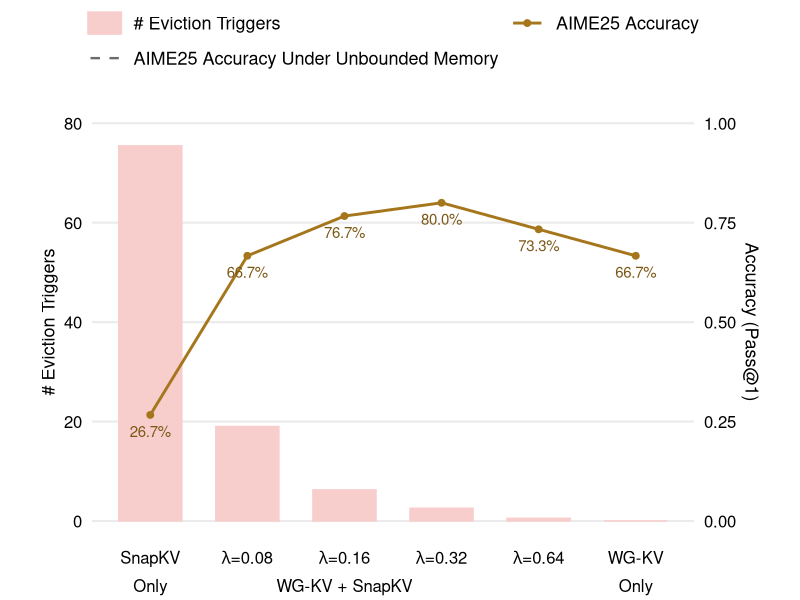

Recreate this plot in R.
library(tidyverse)

label_map <- c(
  "Off" = "atop('SnapKV','Only')",
  "0.08" = "lambda*'='*0.08",
  "0.16" = "atop(lambda*'='*0.16,'WG-KV + SnapKV')",
  "0.32" = "lambda*'='*0.32",
  "0.64" = "lambda*'='*0.64",
  "1.28" = "atop('WG-KV','Only')"
)

baseline_accuracy <- read_csv("data/snapkv_no.csv") %>%
  filter(lambda == "Off") %>%
  pull(accuracy) %>%
  first()

left_breaks <- seq(0, 80, 20)
scale_factor <- max(left_breaks)

data <- read_csv("data/snapkv_4096.csv") %>%
  mutate(
    label = factor(lambda, levels = names(label_map), labels = unname(label_map)),
    accuracy_scaled = accuracy * scale_factor,
    accuracy_label = scales::percent(accuracy, accuracy = 0.1)
  )

plot <- ggplot(data, aes(x = label)) +
  geom_col(
    aes(y = num_evict, color = "# Eviction Triggers"),
    width = 0.65,
    fill = "#f8cecc"
  ) +
  geom_hline(
    aes(
      yintercept = baseline_accuracy * scale_factor,
      color = "AIME25 Accuracy Under Unbounded Memory"
    ),
    linewidth = 0.8,
    linetype = "dashed"
  ) +
  geom_line(
    aes(y = accuracy_scaled, color = "AIME25 Accuracy", group = 1),
    linewidth = 1
  ) +
  geom_point(
    aes(y = accuracy_scaled, color = "AIME25 Accuracy"),
    size = 2
  ) +
  geom_text(
    aes(y = accuracy_scaled, label = accuracy_label),
    colour = "#7b5715",
    vjust = 2.0,
    size = 3.8,
    show.legend = FALSE
  ) +
  scale_color_manual(
    values = c(
      "# Eviction Triggers" = "#f8cecc",
      "AIME25 Accuracy" = "#a6761d",
      "AIME25 Accuracy Under Unbounded Memory" = "#6b6b6b"
    ),
    breaks = c(
      "# Eviction Triggers",
      "AIME25 Accuracy",
      "AIME25 Accuracy Under Unbounded Memory"
    ),
    name = NULL
  ) +
  guides(
    color = guide_legend(order = 2, nrow = 2, byrow = TRUE)
  ) +
  scale_x_discrete(labels = function(x) parse(text = x)) +
  scale_y_continuous(
    name = "# Eviction Triggers",
    limits = c(0, scale_factor),
    breaks = left_breaks,
    labels = scales::label_comma(),
    sec.axis = sec_axis(
      ~ . / scale_factor,
      name = "Accuracy (Pass@1)",
      breaks = seq(0, 1, 0.25),
      labels = scales::label_number(accuracy = 0.01)
    )
  ) +
  theme_minimal(base_size = 16) +
  theme(
    axis.title.x = element_blank(),
    axis.title.y = element_text(size = 13, colour = "black"),
    axis.text.x = element_text(size = 12, colour = "black"),
    axis.text.y = element_text(size = 12, colour = "black"),
    legend.position = "top",
    legend.text = element_text(size = 13),
    legend.box = "vertical",
    legend.key.width = grid::unit(0.9, "cm"),
    panel.grid.minor = element_blank(),
    panel.grid.major.x = element_blank(),
    plot.margin = margin(0, 30, 0, 30)
  )

ggsave("snapkv_short.pdf", plot, width = 6.4, height = 3.2, units = "in")
